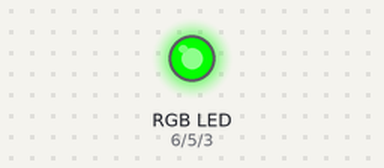
The sketch below on a simulated Arduino Uno, built with avr-gcc and run on an emulated ATmega328P. Shown: an RGB LED mixed from three pins (HIGH = lit). Dim RGB values are drawn brighter than linear.

Above: at 0.05 s.
At 1.0 s:
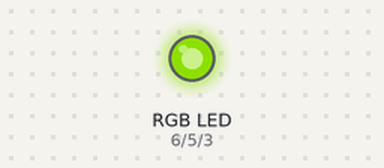
At 1.95 s:
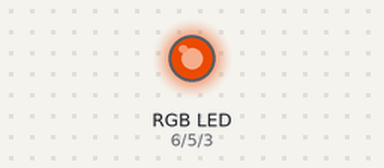
At 3.85 s:
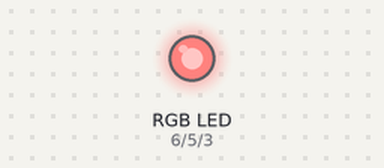
At 5.75 s:
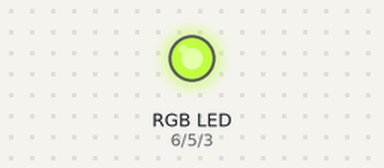
At 7.65 s:
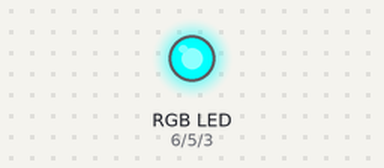
Timing chart, 0 to 10.0 s (numbered marks = the images above):
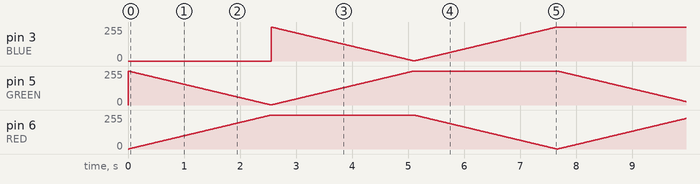

The sketch:

firstProject.ino
```cpp
//Define some pins!
#define BLUE 3
#define GREEN 5
#define RED 6
void setup() {
	pinMode(RED, OUTPUT);
	pinMode(GREEN, OUTPUT);
	pinMode(BLUE, OUTPUT);
	digitalWrite(RED, HIGH);
	digitalWrite(GREEN, LOW);
	digitalWrite(BLUE, LOW);
}
// Some variables
int redValue;
int greenValue;
int blueValue;

// Making the color change loop into a function cut the file size in half 😎
void changeColor(int pin1, int pin2, int val1, int val2, int wait) {
	for (int i = 0; i < 255; i++) {
		++val1;
		--val2;
		analogWrite(pin1, val1);
		analogWrite(pin2, val2);
		delay(wait);
	}
}
//Main loop
void loop() {
	#define delayTime 10
	redValue = 255;
	greenValue = 0;
	blueValue = 0;
	changeColor(RED, GREEN, redValue, greenValue, delayTime);
	changeColor(GREEN, BLUE, greenValue, blueValue, delayTime);
	changeColor(BLUE, RED, blueValue, redValue, delayTime);

	 }
```
